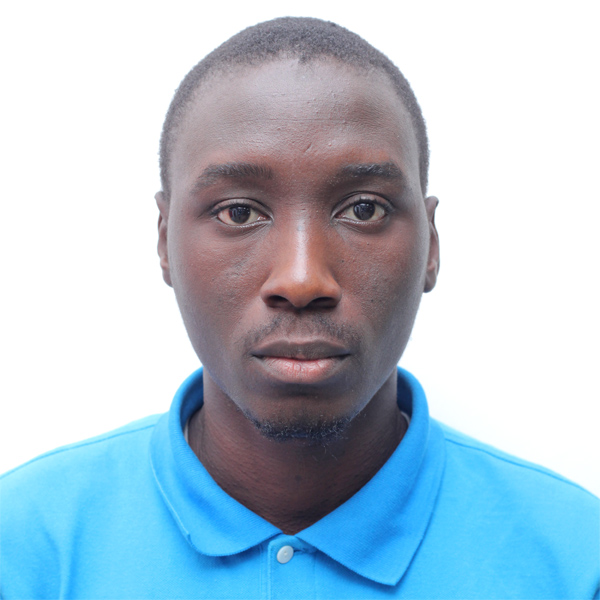
#> input picture playingwithimages/ALIU_ABDULMUJEEB_OLOLADE.jpg, 600 x 600 px
$ python histogram.py
#> lines starting #> are read from the running program, lines starting #| are printed output that depends on the picture
import cv2
import numpy as np
from matplotlib import pyplot as plt


image = cv2.imread('ALIU_ABDULMUJEEB_OLOLADE.jpg')
#> image is the input picture: shape (600, 600, 3); mean B, G, R 210.6, 196.2, 175.3

# first agument is the source image, has to be provided in square brackets
# second the channel B[0], G[1], R[2]
# third is mask : to learn what this shit does later
# fourth is the BIN size of the histogram
# fifth is the range, usually [0, 256]

#histogram = cv2.calcHist([image], [0], None, [256], [0, 256])
#plt.hist(image.ravel(), 256, [0, 256])
# plt.show()


# viewing all color channels in one histogram
colors = ['r', 'g', 'b']

for index, color in enumerate(colors):
    histogram2 = cv2.calcHist([image], [index], None, [256], [0, 256])
    plt.plot(histogram2, color=color)
    plt.xlim([0, 256])

plt.show()
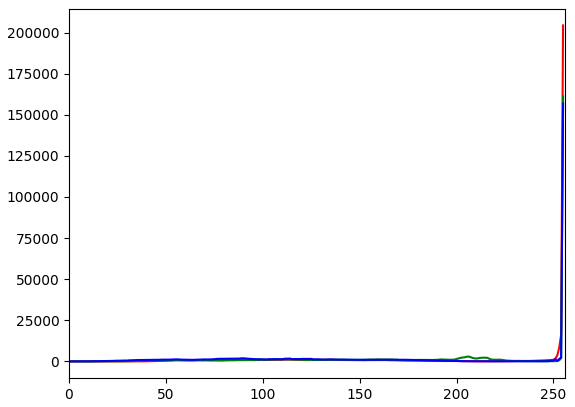
#> figure drawn by matplotlib, 1 panel; curve peaks at x = 255, y = 204335; curve peaks at x = 255, y = 161161; curve peaks at x = 255, y = 156844
